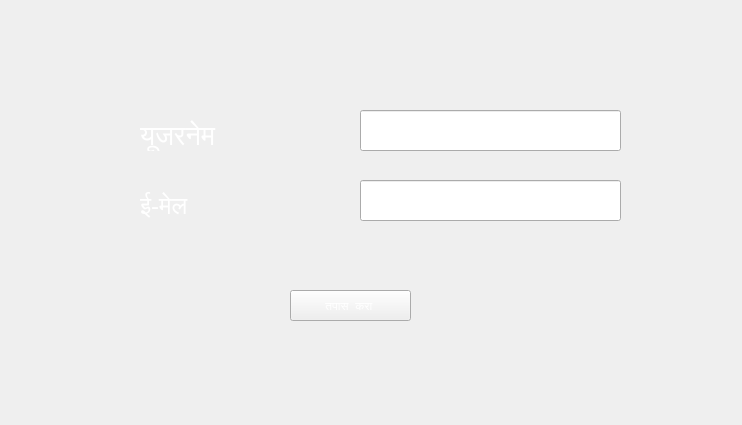
<?xml version="1.0" encoding="UTF-8"?>
<ui version="4.0">
 <class>Form</class>
 <widget class="QWidget" name="Form">
  <property name="geometry">
   <rect>
    <x>0</x>
    <y>0</y>
    <width>742</width>
    <height>425</height>
   </rect>
  </property>
  <property name="windowTitle">
   <string>Form</string>
  </property>
  <property name="styleSheet">
   <string notr="true">background-image: url(:/newPrefix/OS-X-Wallpaper.jpg);</string>
  </property>
  <widget class="QLabel" name="label_2">
   <property name="geometry">
    <rect>
     <x>140</x>
     <y>190</y>
     <width>141</width>
     <height>31</height>
    </rect>
   </property>
   <property name="font">
    <font>
     <pointsize>18</pointsize>
    </font>
   </property>
   <property name="styleSheet">
    <string notr="true">color: rgb(255, 255, 255);</string>
   </property>
   <property name="text">
    <string>ई-मेल</string>
   </property>
  </widget>
  <widget class="QLineEdit" name="email">
   <property name="geometry">
    <rect>
     <x>360</x>
     <y>180</y>
     <width>261</width>
     <height>41</height>
    </rect>
   </property>
   <property name="text">
    <string/>
   </property>
  </widget>
  <widget class="QLineEdit" name="username">
   <property name="geometry">
    <rect>
     <x>360</x>
     <y>110</y>
     <width>261</width>
     <height>41</height>
    </rect>
   </property>
   <property name="text">
    <string/>
   </property>
  </widget>
  <widget class="QLabel" name="label">
   <property name="geometry">
    <rect>
     <x>140</x>
     <y>120</y>
     <width>161</width>
     <height>31</height>
    </rect>
   </property>
   <property name="font">
    <font>
     <family>Ubuntu</family>
     <pointsize>20</pointsize>
     <weight>50</weight>
     <italic>false</italic>
     <bold>false</bold>
    </font>
   </property>
   <property name="styleSheet">
    <string notr="true">color: rgb(255, 255, 255);</string>
   </property>
   <property name="text">
    <string>यूजरनेम </string>
   </property>
  </widget>
  <widget class="QPushButton" name="tapasa">
   <property name="geometry">
    <rect>
     <x>290</x>
     <y>290</y>
     <width>121</width>
     <height>31</height>
    </rect>
   </property>
   <property name="styleSheet">
    <string notr="true">color: rgb(255, 255, 255);</string>
   </property>
   <property name="text">
    <string>तपास  करा </string>
   </property>
  </widget>
 </widget>
 <resources>
  <include location="Login/reset.qrc"/>
 </resources>
 <connections/>
</ui>
